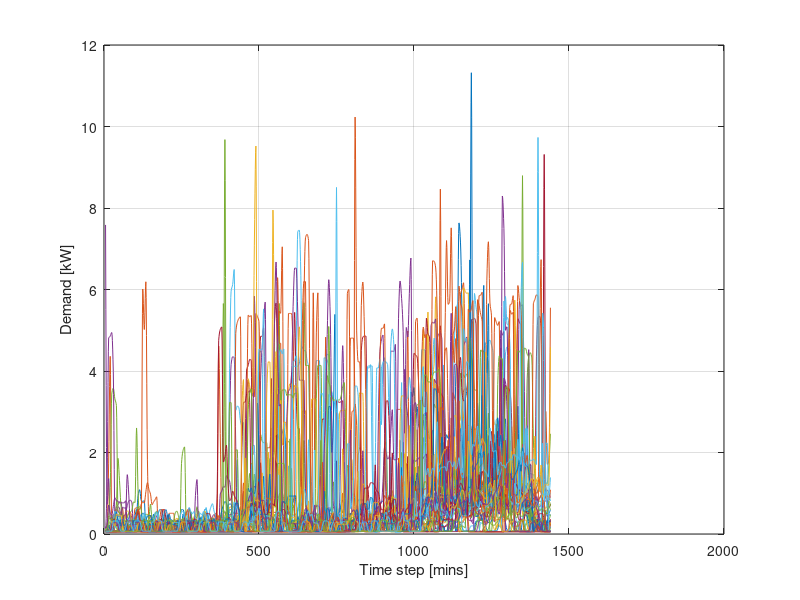
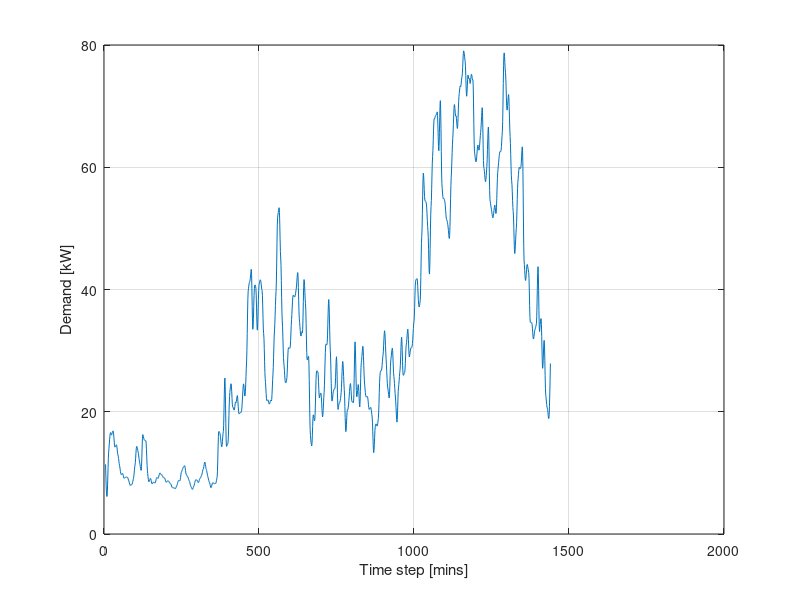

Write the MATLAB code that produced these figures, in order.
% Prepare Winter Load profiles for analysis in OpenDSS
% This file extracts a 5-min Winter load profile randomly from a 288x100 matrix
% It creates a 1-min profile and writes this to a .txt file
clear all

% Set directory and percentage of PV buses
mydir = 'C:\OpenDSS\Matlab_IEEEtestEU\PV_and_EV_profiles'; 
load('WinterLoadProfiles.mat');
num_loads=55;
winter_loads=zeros(1440,55);

% for num_loads
for n=1:num_loads
    load=WinterLoadProfiles(:,n)./0.75;
    % Interpolation and noise
    x=(1:288)';
    y=load;
    xi=(0.2:0.2:288)';
    load1=interp1(x,y,xi,'cubic');  % interpolate 5 min vales
    load1(load1<0)=0;
%     % Write to text files
%     filename = sprintf('Winter_profile_%d.txt', n);
%     fid = fopen(filename, 'w');
%     fprintf(fid, '%f \n', load1(:));
%     fclose(fid);

    % Write to winter_loads array for plotting
    winter_loads(:,n)=load1;
end

% Sum PV inputs
total_load=(sum(winter_loads')');

figure(1)
plot(winter_loads)
xlabel('Time step [mins]')
ylabel('Demand [kW]')
grid on

figure(2)
plot(total_load)
xlabel('Time step [mins]')
ylabel('Demand [kW]')
grid on
